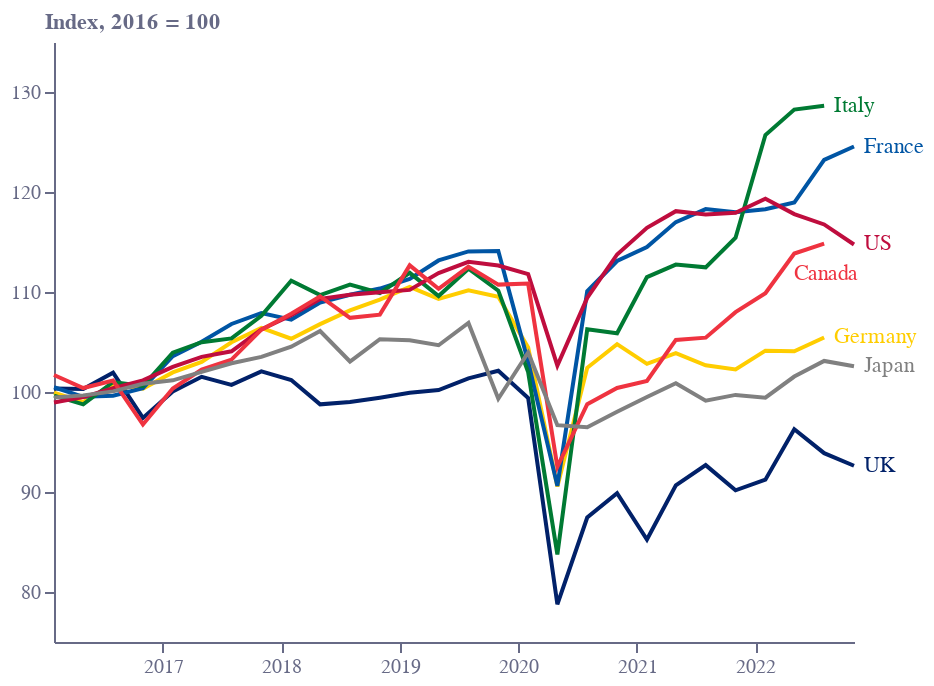

The code cell stored with this chart in its notebook:
### Code cell
base = alt.Chart(f3).encode(
    x=alt.X(
        "date:T",
        sort=[],
        axis=alt.Axis(
            grid=False,
            titleAlign="center",
            titleAnchor="middle",
            title="",
            titleY=-15,
            titleX=207,
            labelColor=colors["eco-gray"],
            titleColor=colors["eco-gray"],
            tickColor=colors["eco-gray"],
            domainColor=colors["eco-gray"],
            tickCount=10,
            orient="bottom",
            labelAngle=0,
        ),
    )
).transform_calculate(date = "timeParse(replace(replace(replace(replace(datum.yearq, 'Q1', '02'), 'Q2', '05'),  'Q3', '08'), 'Q4', '11'), '%Y %m')")
line = base.mark_line(color=colors["eco-mid-blue"]).encode(
    y=alt.Y(
        "value:Q",
        sort=[],
        axis=alt.Axis(
            grid=False,
            title="Index, 2016 = 100",
            titleX=-5,
            titleY=-5,
            titleBaseline="bottom",
            titleAngle=0,
            titleAlign="left",
            labelColor=colors["eco-gray"],
            titleColor=colors["eco-gray"],
            tickColor=colors["eco-gray"],
            domainColor=colors["eco-gray"],
        ),
        scale=alt.Scale(domain=[75, 135]),
    ),
    color=alt.Color('country:N',scale=alt.Scale(
        range=['#EF3340','#0055A4','#FFCD00','#007A33','gray','#012169','#BF0D3E']
        ),legend=None
    )
)
labels=line.mark_text(align='left',xOffset=5).encode(text='country:N')
labels1=labels.transform_filter('datum.yearq=="2022 Q4"')
labels2=labels.transform_filter('datum.yearq=="2022 Q3"').transform_filter('datum.country=="Germany"')
labels3=labels.transform_filter('datum.yearq=="2022 Q3"').transform_filter('datum.country=="Italy"')
labels4=labels.mark_text(align='left',yOffset=15,xOffset=-15).transform_filter('datum.yearq=="2022 Q3"').transform_filter('datum.country=="Canada"')

layer1 = (
    ((line+labels1+labels2+labels3+labels4
     ).properties(height=300, width=400))
    .configure_view(stroke=None)
    .properties(title="")
)
layer1.save("visualisation/" + f + ".json")
layer1.save("visualisation/" + f + ".svg")
layer1.save("visualisation/" + f + ".png")
open("README.md", "a").write(readme)
layer1

### Figure 1 — Vega-Lite specification as saved in the notebook (floating-point values rounded to 4 significant figures; data arrays with more than 128 entries replaced by an {"elided": "..."} marker saying what was removed)
{"config": {"view": {"continuousWidth": 400, "continuousHeight": 300, "stroke": null}}, "layer": [{"mark": {"type": "line", "color": "#0063AF"}, "encoding": {"color": {"field": "country", "legend": null, "scale": {"range": ["#EF3340", "#0055A4", "#FFCD00", "#007A33", "gray", "#012169", "#BF0D3E"]}, "type": "nominal"}, "x": {"axis": {"domainColor": "#676A86", "grid": false, "labelAngle": 0, "labelColor": "#676A86", "orient": "bottom", "tickColor": "#676A86", "tickCount": 10, "title": "", "titleAlign": "center", "titleAnchor": "middle", "titleColor": "#676A86", "titleX": 207, "titleY": -15}, "field": "date", "sort": [], "type": "temporal"}, "y": {"axis": {"domainColor": "#676A86", "grid": false, "labelColor": "#676A86", "tickColor": "#676A86", "title": "Index, 2016 = 100", "titleAlign": "left", "titleAngle": 0, "titleBaseline": "bottom", "titleColor": "#676A86", "titleX": -5, "titleY": -5}, "field": "value", "scale": {"domain": [75, 135]}, "sort": [], "type": "quantitative"}}, "transform": [{"calculate": "timeParse(replace(replace(replace(replace(datum.yearq, 'Q1', '02'), 'Q2', '05'),  'Q3', '08'), 'Q4', '11'), '%Y %m')", "as": "date"}]}, {"mark": {"type": "text", "align": "left", "xOffset": 5}, "encoding": {"color": {"field": "country", "legend": null, "scale": {"range": ["#EF3340", "#0055A4", "#FFCD00", "#007A33", "gray", "#012169", "#BF0D3E"]}, "type": "nominal"}, "text": {"field": "country", "type": "nominal"}, "x": {"axis": {"domainColor": "#676A86", "grid": false, "labelAngle": 0, "labelColor": "#676A86", "orient": "bottom", "tickColor": "#676A86", "tickCount": 10, "title": "", "titleAlign": "center", "titleAnchor": "middle", "titleColor": "#676A86", "titleX": 207, "titleY": -15}, "field": "date", "sort": [], "type": "temporal"}, "y": {"axis": {"domainColor": "#676A86", "grid": false, "labelColor": "#676A86", "tickColor": "#676A86", "title": "Index, 2016 = 100", "titleAlign": "left", "titleAngle": 0, "titleBaseline": "bottom", "titleColor": "#676A86", "titleX": -5, "titleY": -5}, "field": "value", "scale": {"domain": [75, 135]}, "sort": [], "type": "quantitative"}}, "transform": [{"calculate": "timeParse(replace(replace(replace(replace(datum.yearq, 'Q1', '02'), 'Q2', '05'),  'Q3', '08'), 'Q4', '11'), '%Y %m')", "as": "date"}, {"filter": "datum.yearq==\"2022 Q4\""}]}, {"mark": {"type": "text", "align": "left", "xOffset": 5}, "encoding": {"color": {"field": "country", "legend": null, "scale": {"range": ["#EF3340", "#0055A4", "#FFCD00", "#007A33", "gray", "#012169", "#BF0D3E"]}, "type": "nominal"}, "text": {"field": "country", "type": "nominal"}, "x": {"axis": {"domainColor": "#676A86", "grid": false, "labelAngle": 0, "labelColor": "#676A86", "orient": "bottom", "tickColor": "#676A86", "tickCount": 10, "title": "", "titleAlign": "center", "titleAnchor": "middle", "titleColor": "#676A86", "titleX": 207, "titleY": -15}, "field": "date", "sort": [], "type": "temporal"}, "y": {"axis": {"domainColor": "#676A86", "grid": false, "labelColor": "#676A86", "tickColor": "#676A86", "title": "Index, 2016 = 100", "titleAlign": "left", "titleAngle": 0, "titleBaseline": "bottom", "titleColor": "#676A86", "titleX": -5, "titleY": -5}, "field": "value", "scale": {"domain": [75, 135]}, "sort": [], "type": "quantitative"}}, "transform": [{"calculate": "timeParse(replace(replace(replace(replace(datum.yearq, 'Q1', '02'), 'Q2', '05'),  'Q3', '08'), 'Q4', '11'), '%Y %m')", "as": "date"}, {"filter": "datum.yearq==\"2022 Q3\""}, {"filter": "datum.country==\"Germany\""}]}, {"mark": {"type": "text", "align": "left", "xOffset": 5}, "encoding": {"color": {"field": "country", "legend": null, "scale": {"range": ["#EF3340", "#0055A4", "#FFCD00", "#007A33", "gray", "#012169", "#BF0D3E"]}, "type": "nominal"}, "text": {"field": "country", "type": "nominal"}, "x": {"axis": {"domainColor": "#676A86", "grid": false, "labelAngle": 0, "labelColor": "#676A86", "orient": "bottom", "tickColor": "#676A86", "tickCount": 10, "title": "", "titleAlign": "center", "titleAnchor": "middle", "titleColor": "#676A86", "titleX": 207, "titleY": -15}, "field": "date", "sort": [], "type": "temporal"}, "y": {"axis": {"domainColor": "#676A86", "grid": false, "labelColor": "#676A86", "tickColor": "#676A86", "title": "Index, 2016 = 100", "titleAlign": "left", "titleAngle": 0, "titleBaseline": "bottom", "titleColor": "#676A86", "titleX": -5, "titleY": -5}, "field": "value", "scale": {"domain": [75, 135]}, "sort": [], "type": "quantitative"}}, "transform": [{"calculate": "timeParse(replace(replace(replace(replace(datum.yearq, 'Q1', '02'), 'Q2', '05'),  'Q3', '08'), 'Q4', '11'), '%Y %m')", "as": "date"}, {"filter": "datum.yearq==\"2022 Q3\""}, {"filter": "datum.country==\"Italy\""}]}, {"mark": {"type": "text", "align": "left", "xOffset": -15, "yOffset": 15}, "encoding": {"color": {"field": "country", "legend": null, "scale": {"range": ["#EF3340", "#0055A4", "#FFCD00", "#007A33", "gray", "#012169", "#BF0D3E"]}, "type": "nominal"}, "text": {"field": "country", "type": "nominal"}, "x": {"axis": {"domainColor": "#676A86", "grid": false, "labelAngle": 0, "labelColor": "#676A86", "orient": "bottom", "tickColor": "#676A86", "tickCount": 10, "title": "", "titleAlign": "center", "titleAnchor": "middle", "titleColor": "#676A86", "titleX": 207, "titleY": -15}, "field": "date", "sort": [], "type": "temporal"}, "y": {"axis": {"domainColor": "#676A86", "grid": false, "labelColor": "#676A86", "tickColor": "#676A86", "title": "Index, 2016 = 100", "titleAlign": "left", "titleAngle": 0, "titleBaseline": "bottom", "titleColor": "#676A86", "titleX": -5, "titleY": -5}, "field": "value", "scale": {"domain": [75, 135]}, "sort": [], "type": "quantitative"}}, "transform": [{"calculate": "timeParse(replace(replace(replace(replace(datum.yearq, 'Q1', '02'), 'Q2', '05'),  'Q3', '08'), 'Q4', '11'), '%Y %m')", "as": "date"}, {"filter": "datum.yearq==\"2022 Q3\""}, {"filter": "datum.country==\"Canada\""}]}], "data": {"name": "data-3994698d7f33a7f830bd84d27d87f800"}, "height": 300, "title": "", "width": 400, "$schema": "https://vega.github.io/schema/vega-lite/v4.17.0.json", "datasets": {"data-3994698d7f33a7f830bd84d27d87f800": {"elided": "193 records"}}}
